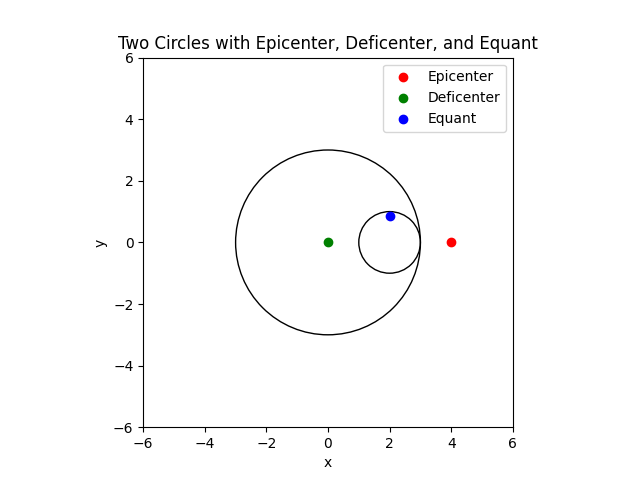

This chart was generated by the following Python code:
import numpy as np
import matplotlib.pyplot as plt

# Define the coordinates and radius of the larger circle
x1 = 0
y1 = 0
r1 = 3

# Define the coordinates and radius of the smaller circle
x2 = 2
y2 = 0
r2 = 1

# Define the epicenter, deficenter, and equant of the smaller circle
a = (r1 + r2)/2
b = np.sqrt((r1*r2)/(r1+r2))
c = np.sqrt(r1*r2)

# Create a plot
fig, ax = plt.subplots()

# Plot the larger circle
circle1 = plt.Circle((x1, y1), r1, fill=False)
ax.add_artist(circle1)

# Plot the smaller circle
circle2 = plt.Circle((x2, y2), r2, fill=False)
ax.add_artist(circle2)

# Plot the epicenter, deficenter, and equant of the smaller circle
ax.scatter(x2+a, y2, color='red', label='Epicenter')
ax.scatter(x2-a, y2, color='green', label='Deficenter')
ax.scatter(x2, y2+b, color='blue', label='Equant')

# Set the axis limits and aspect ratio
ax.set_xlim(-6, 6)
ax.set_ylim(-6, 6)
ax.set_aspect('equal')

# Add labels and title to the plot
ax.set_xlabel('x')
ax.set_ylabel('y')
ax.set_title('Two Circles with Epicenter, Deficenter, and Equant')

# Add legend to the plot
ax.legend()

# Show the plot
plt.show()
